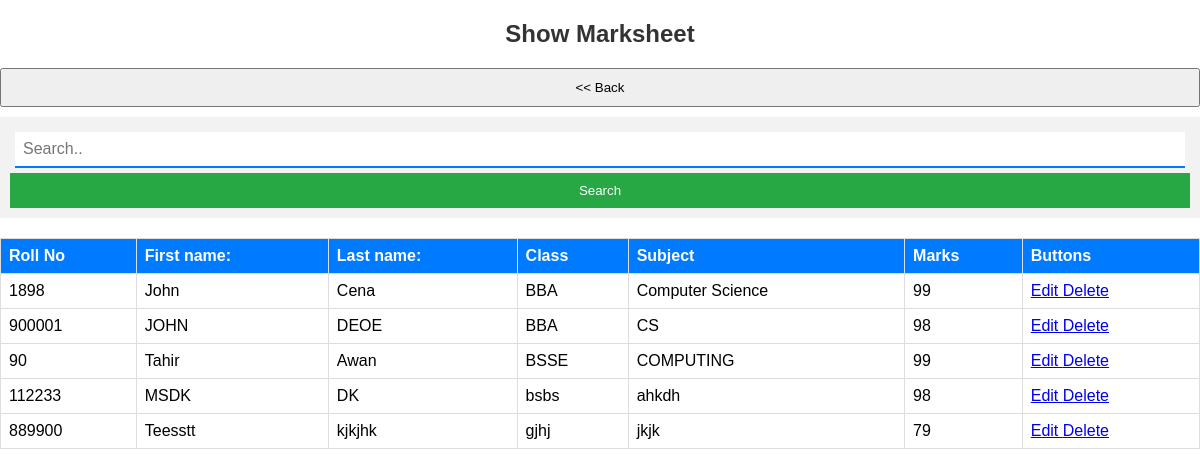
Page /show/ on the committed database.
### CRUDapp/models.py (models this page shows, shortened)
class Student_Entry(models.Model):
    roll_no = models.PositiveIntegerField(unique=True, null=True)
    fname = models.TextField(max_length=50)
    lname = models.TextField(max_length=50)
    s_class = models.TextField(max_length=50)
    subject = models.CharField(max_length=50)
    marks = models.PositiveIntegerField()
    class Meta:
        verbose_name_plural = "Student Entry" # it will change Admin site Table Name

### CRUDapp/views.py (the view)
# urls.py: path('show/', show.as_view(), name="show"),
class show(ListView):
    model = Student_Entry
    template_name = 'show.html'
    def get_queryset(self):
        query = self.request.GET.get('search')
        if query:
            return Student_Entry.objects.filter(
                Q(roll_no__icontains=query) | Q(fname__icontains=query) | Q(lname__icontains=query) |
                Q(s_class__icontains=query) | Q(subject__icontains=query) | Q(marks__icontains=query)
            ).order_by('roll_no')
        else:
            return Student_Entry.objects.all()

### template/show.html (shortened to what this page needs)
{% load static %}
<!DOCTYPE html>
<html lang="en">
<head>
    <link rel="stylesheet" href="{% static 'css/main.css' %}">
</head>
<body>
    <h2>
        Show Marksheet
    </h2>
    <div id="DivThree">
        <form action="/">
            <input type="submit" value="<< Back">
        </form>
    </div>
    <div class="topnav">
        <form method="get" action="{% url 'show' %}">
            <input type="text" name="search" placeholder="Search.."  value="{{ query | default_if_none:'' }}">
            <button type="submit">Search</button>
        </form>
    </div>
    <div id="DivFour">
        <table border>
            <thead>
                <th>Roll No</th>
                <th>First name:</th>
                <th>Last name:</th>
                <th>Class</th>
                <th>Subject</th>
                <th>Marks</th>
                <th>Buttons</th>
            </thead>
            {% for d in object_list %}
            <tr>
                <td> {{d.roll_no}} </td>
                <td> {{d.fname}} </td>
                <td> {{d.lname}} </td>
                <td> {{d.s_class}} </td>
                <td> {{d.subject}} </td>
                <td> {{d.marks}} </td>
                <td>
                    <a href="{% url 'edit' d.id %}"> Edit </a>
                    <a href="{% url 'delete' d.id %}"> Delete </a>
                </td>
            </tr>
            {% endfor %}
        </table>
    </div>
</body>
</html>

### static/css/main.css (style rules this page uses)
#DivThree { text-align: center; }
#DivFour { margin-top: 20px; }
table { width: 100%; border-collapse: collapse; margin-top: 20px; }
th, td { border: 1px solid #ddd; padding: 8px; text-align: left; }
th { background-color: #007BFF; color: #fff; }
body { font-family: Arial, sans-serif; margin: 0; }
form { display: flex; flex-direction: column; }
input { padding: 10px; margin-bottom: 10px; }
button { padding: 10px; background-color: #007BFF; color: #fff; border: none; cursor: pointer; }
button { padding: 10px; background-color: #28a745; color: #fff; border: none; cursor: pointer; }
h2 { color: #333; text-align: center; }
.topnav { background-color: #f2f2f2; padding: 10px; }
.topnav input[type=text] { padding: 8px; margin: 5px; border: none; border-bottom: 2px solid #007BFF; font-size: 16px; }

### rows in the picture
Student_Entry: roll_no "1898", fname "John", lname "Cena", s_class "BBA", subject "Computer Science", marks "99"
Student_Entry: roll_no "900001", fname "JOHN", lname "DEOE", s_class "BBA", subject "CS", marks "98"
Student_Entry: roll_no "90", fname "Tahir", lname "Awan", s_class "BSSE", subject "COMPUTING", marks "99"
Student_Entry: roll_no "112233", fname "MSDK", lname "DK", s_class "bsbs", subject "ahkdh", marks "98"
Student_Entry: roll_no "889900", fname "Teesstt", lname "kjkjhk", s_class "gjhj", subject "jkjk", marks "79"
